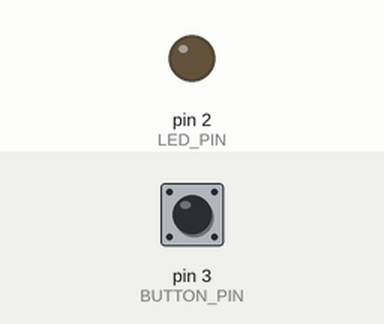
Recording of a program running on a simulated Arduino Uno, built with avr-gcc and run on an emulated ATmega328P. Parts: output pins drawn as LEDs (lit = HIGH). The test bench sets the inputs (shaded band); at power-on: pin 3 (BUTTON_PIN) HIGH.

Above: at 1.2 s.
1.3 s: pin 3 (BUTTON_PIN) pulled LOW for 0.15 s
At 2.4 s:
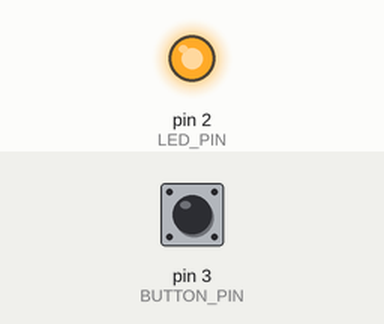
2.9 s: pin 3 (BUTTON_PIN) pulled LOW for 1 s
At 3.6 s:
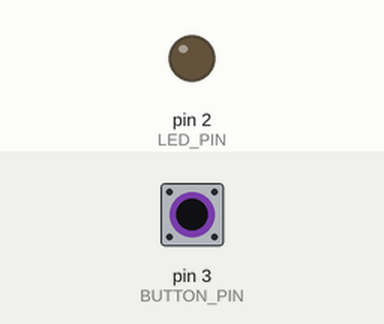
5.4 s: pin 3 (BUTTON_PIN) pulled LOW for 3.2 s
At 6.7 s:
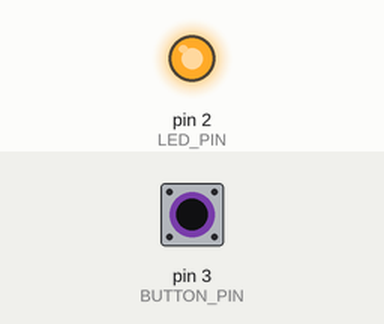
Timing chart, 0 to 8.4 s (numbered marks = the images above; inputs shaded):
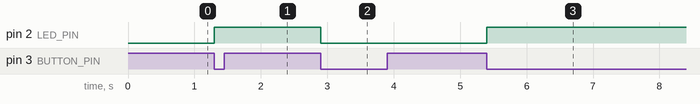

The program:

main.cpp
```cpp
/**
 * LED con pulsador (Modo interruptor)
 *
 * Este proyecto hace que un LED externo a la placa Arduino UNO
 * se encienda y se apague alternativamente cada vez que se pulsa un botón.
 *
 * No es necesario mantener presionado el botón (funciona como un interruptor).
*/

// Falta implementarlo en TINKERCAD y testear

/*
Importa la librería de Arduino, que permite usar funciones como
pinMode(), digitalWrite(), y delay().
Sin esta librería, Arduino no entendería las funciones
específicas de hardware.
*/
#include "Arduino.h" // Omitir esta línea al importar en TinkerCAD

/*
Define una constante llamada LED_PIN,
que representa el LED integrado en la placa
(normalmente conectado al pin 13 en un Arduino UNO).

LED_BUILTIN es un valor predefinido que ya
indica el número del pin correcto.
*/
#define LED_PIN 2     // LED externo conectado al pin 2 con una resistencia de 220Ω
#define BUTTON_PIN 3  // Pulsador conectado al pin 3
int estado ;

/*
La función setup es una función especial de Arduino que
se ejecuta solo una vez al inicio del programa
*/
void setup() {
  pinMode(LED_PIN, OUTPUT);         // Configurar el LED como salida
  pinMode(BUTTON_PIN, INPUT_PULLUP); // Configurar el pulsador como entrada con resistencia pull-up interna
  digitalWrite(LED_PIN,LOW);
  estado = 0 ;
}

/*
La función loop es una función especial de Arduino que
se ejecuta infinitamente en bucle
¿Por qué sucede esto?
Arduino no tiene un sistema operativo como un ordenador,
por lo que siempre ejecuta el código en bucle hasta que
se apaga o se sube otro programa
*/
void loop() {
  while(digitalRead(BUTTON_PIN) == HIGH) ;

  estado = digitalRead(LED_PIN) ;
  digitalWrite(LED_PIN,!estado) ;

  while(digitalRead(BUTTON_PIN) == LOW) ;
}

/*
 // Código Alternativo

 #include "Arduino.h" // Omitir esta línea al importar en TinkerCAD

 // Definir pines de conexión
 #define LED_PIN 2      // LED externo conectado al pin 2 con una resistencia de 220Ω
 #define BUTTON_PIN 3   // Pulsador conectado al pin 3

 // Variables para el estado del LED y la detección del botón
 bool estadoLED = false;           // Estado del LED (encendido o apagado)
 bool estadoAnteriorBoton = HIGH;  // Estado previo del botón

 void setup() {
   pinMode(LED_PIN, OUTPUT);         // Configurar el LED como salida
   pinMode(BUTTON_PIN, INPUT_PULLUP); // Configurar el pulsador como entrada con resistencia pull-up interna
 }

 void loop() {
   // Leer el estado del pulsador
   bool estadoBoton = digitalRead(BUTTON_PIN);

   // Detectar si el botón ha sido presionado (flanco de bajada)
   if (estadoBoton == LOW && estadoAnteriorBoton == HIGH) {
     delay(100); // Evitar rebotes mecánicos del pulsador
     estadoLED = !estadoLED; // Invertir el estado del LED
     digitalWrite(LED_PIN, estadoLED ? HIGH : LOW); // Cambiar estado del LED
   }

   // Guardar el estado actual del botón para la próxima iteración
   estadoAnteriorBoton = estadoBoton;
 }

*/
```

Measured:
- after the input at 1.3 s, pin 2 (LED_PIN): LOW → HIGH at once
- after the input at 2.9 s, pin 2 (LED_PIN): HIGH → LOW at once
- after the input at 5.4 s, pin 2 (LED_PIN): LOW → HIGH at once
